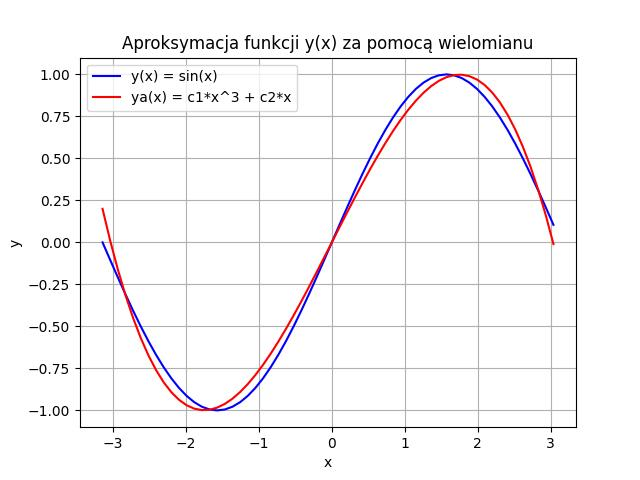

Here is the Python script that generated this plot:
# Importowanie bibliotek
import numpy as np
import matplotlib.pyplot as plt

# Tworzenie danych punktowych
# Tworzenie tablicy x z wartościami od -π do π z krokiem π/30
x = np.arange(-np.pi, np.pi, np.pi/30)
y = np.sin(x)  # Obliczanie wartości funkcji y(x) = sin(x) dla każdego x

# Tworzenie macierzy A
# Tworzenie macierzy A, gdzie pierwsza kolumna to x^3, a druga kolumna to x
A = np.vstack([x**3, x]).T

# Obliczanie współczynników c1 i c2
# Obliczanie współczynników metodą najmniejszych kwadratów
coefficients, residuals, _, _ = np.linalg.lstsq(A, y, rcond=None)

c1 = coefficients[0]  # Pierwszy współczynnik to c1
c2 = coefficients[1]  # Drugi współczynnik to c2


# Obliczanie wartości funkcji aproksymującej
# Obliczanie wartości funkcji aproksymującej ya(x) = c1*x^3 + c2*x
def ya(x):
    return c1 * x**3 + c2 * x


# Obliczanie błędu aproksymacji
# Obliczanie sumy kwadratów różnic między wartościami y i ya
error = np.sum((y - ya(x))**2)

# Wyświetlanie wyników
print("Współczynniki:")
print("c1 =", c1)
print("c2 =", c2)
print("Błąd aproksymacji =", error)

# Wykres
# Wykres funkcji y(x) = sin(x)
plt.plot(x, y, label='y(x) = sin(x)', color='blue')
# Wykres funkcji aproksymującej ya(x) = c1*x^3 + c2*x
plt.plot(x, ya(x), label='ya(x) = c1*x^3 + c2*x', color='red')
plt.legend()  # Dodanie legendy do wykresu
plt.xlabel('x')  # Opis osi x
plt.ylabel('y')  # Opis osi y
plt.title('Aproksymacja funkcji y(x) za pomocą wielomianu')  # Tytuł wykresu
plt.grid(True)  # Włączenie siatki
plt.show()  # Wyświetlenie wykresu
